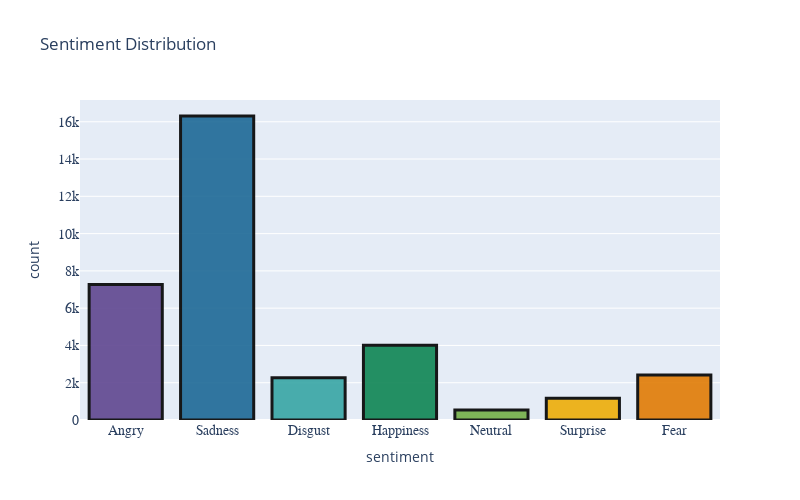

Notebook code cell kept with this figure:
### Code cell
# "sentiment" 컬럼의 값들의 분포를 막대그래프로 그리기
fig = px.histogram(result2, x='sentiment', title='Sentiment Distribution')

# fig의 크기 조절 (width와 height를 원하는 크기로 설정합니다.)
fig.update_layout(
    width=800,  # 가로 크기
    height=500,  # 세로 크기
    xaxis=dict(tickfont=dict(size=14, family='Arial, bold')),  # x축 레이블 폰트 크기와 스타일 조절
    yaxis=dict(tickfont=dict(size=14, family='Arial, bold')),  # y축 레이블 폰트 크기와 스타일 조절
)

# 색상을 랜덤으로 지정
# 'color_discrete_sequence' 파라미터에 'px.colors.qualitative'를 사용하면 Plotly에서 제공하는 랜덤 색상을 사용할 수 있습니다.
fig.update_traces(marker=dict(color=px.colors.qualitative.Prism))

# 막대그래프의 모양 변경 (width 속성을 여기서 조절)
fig.update_traces(
    marker=dict(color=px.colors.qualitative.Prism),  # 색상을 랜덤하게 지정
    marker_line_width=3,  # 테두리 선 두께 조절
    marker_line_color='black',  # 테두리 선 색상 조절
    opacity=0.9,  # 막대의 투명도 조절 (0부터 1 사이의 값을 사용, 1은 완전 불투명)
)

# 그래프 출력
fig.show()

### Figure 1 — Plotly figure (JSON) as saved in the notebook; plotly's stock layout.template omitted (floating-point values rounded to 4 significant figures; data arrays with more than 128 entries replaced by an {"elided": "..."} marker saying what was removed)
{"data": [{"alignmentgroup": "True", "bingroup": "x", "hovertemplate": "sentiment=%{x}<br>count=%{y}<extra></extra>", "legendgroup": "", "marker": {"color": ["rgb(95, 70, 144)", "rgb(29, 105, 150)", "rgb(56, 166, 165)", "rgb(15, 133, 84)", "rgb(115, 175, 72)", "rgb(237, 173, 8)", "rgb(225, 124, 5)", "rgb(204, 80, 62)", "rgb(148, 52, 110)", "rgb(111, 64, 112)", "rgb(102, 102, 102)"], "line": {"color": "black", "width": 3}, "pattern": {"shape": ""}}, "name": "", "offsetgroup": "", "opacity": 0.9, "orientation": "v", "showlegend": false, "type": "histogram", "x": {"elided": "33964 str values"}, "xaxis": "x", "yaxis": "y"}], "layout": {"barmode": "relative", "height": 500, "legend": {"tracegroupgap": 0}, "title": {"text": "Sentiment Distribution"}, "width": 800, "xaxis": {"anchor": "y", "domain": [0, 1], "tickfont": {"family": "Arial, bold", "size": 14}, "title": {"text": "sentiment"}}, "yaxis": {"anchor": "x", "domain": [0, 1], "tickfont": {"family": "Arial, bold", "size": 14}, "title": {"text": "count"}}}}
